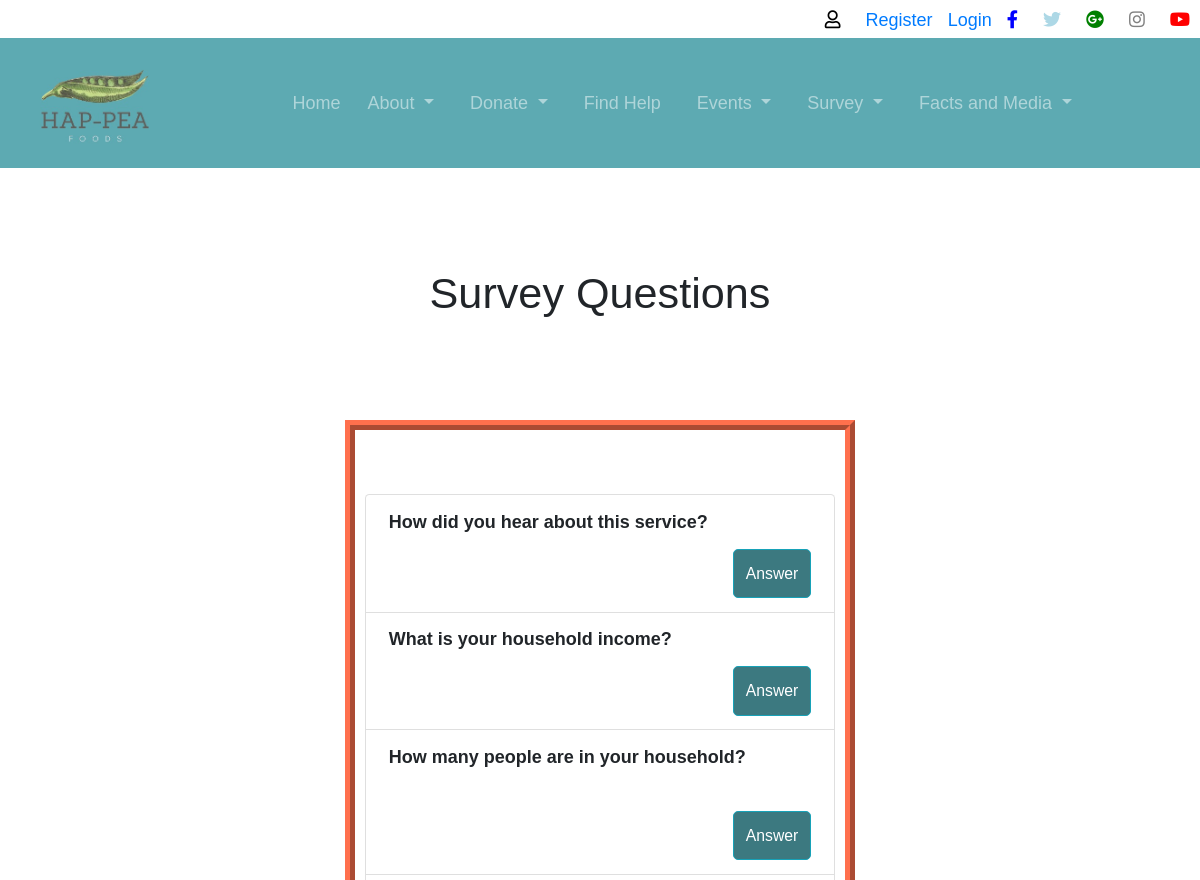
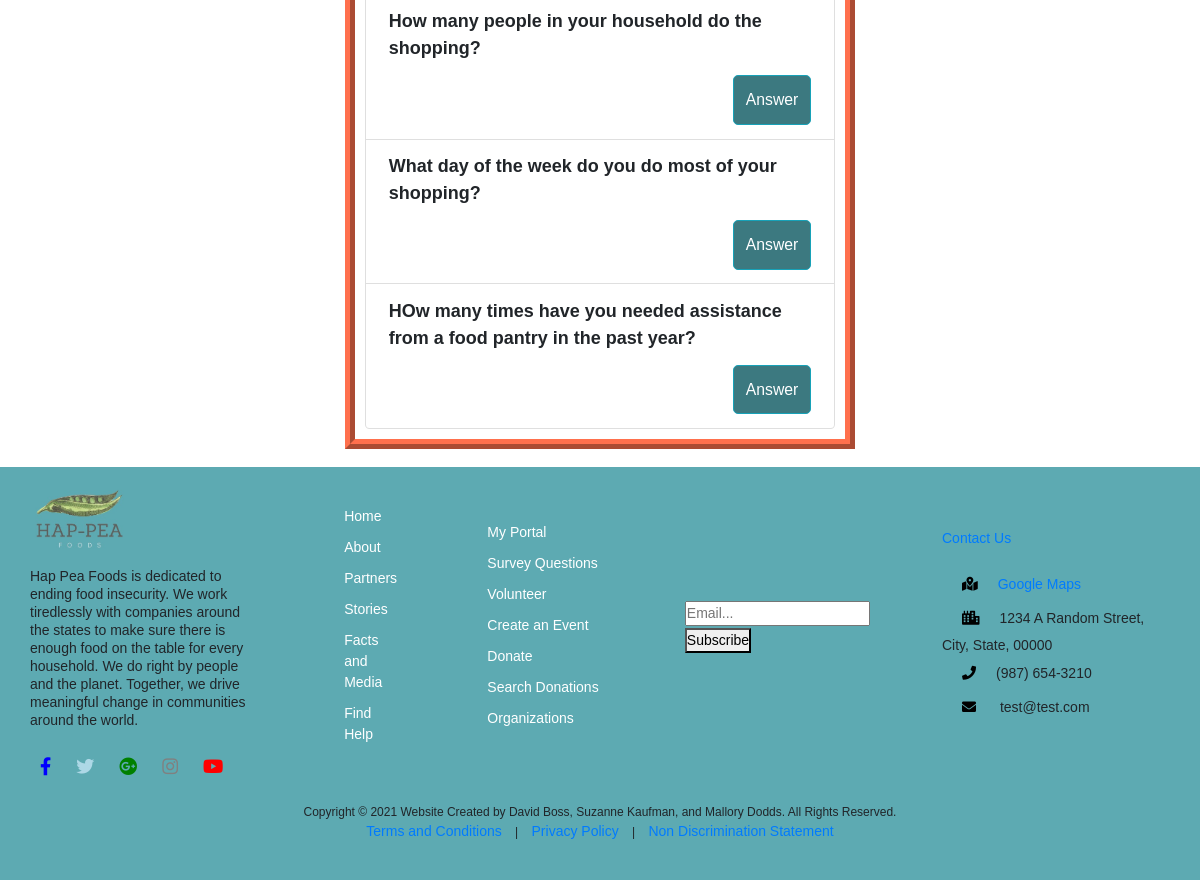
/survey/list, run on the app's committed database (2 pictures, top to bottom).
### survey/models.py (models this page shows, shortened)
class Questionnaire(models.Model):
    question = models.TextField()
    option_one = models.CharField(null=True, max_length=30)
    option_two = models.CharField(null=True, max_length=30)
    option_three = models.CharField(null=True, max_length=30)
    option_four = models.CharField(null=True, max_length=30)
    option_one_count = models.IntegerField(default = 0)
    option_two_count = models.IntegerField(default = 0)
    option_three_count = models.IntegerField(default = 0)
    option_four_count = models.IntegerField(default = 0)
    textAnswer = models.TextField(null = True)

### survey/views.py (the view)
# urls.py: path('list', views.survey_list_view, name='list'),
def survey_list_view(request): # list view
    questions = Questionnaire.objects.all()
    return render(request, 'survey/list.html', {'questions':questions})

### templates/survey/list.html (shortened to what this page needs)
{% extends 'base_layout.html' %}
{% block content %}
    <h1 class="text-center">Survey Questions</h1>
    <div class="col-md-6 offset-md-3">
      <div class="container" style="border: 10px solid #FF704D; border-style: ridge; padding: 2%;">
        <br/><br/>
        {% if questions %}
        <ul class="list-group">
            {% for question in questions %}
            <li class="list-group-item">
                <strong> {{ question.question }} </strong>
                <span class="float-right">
                  {% if user.is_superuser %}
                    <a href="{% url 'answer' question.id %}" class="btn btn-info btn-sm">Answer</a>
                    <a href="{% url 'results' question.id %}" class="btn btn-outline-primary btn-sm">View Results</a>
                  {% else %}
                    <a href="{% url 'answer' question.id %}" class="btn btn-info btn-sm">Answer</a>
                  {% endif %}
                </span>
            </li>
            {% endfor %}
        </ul>
        {% else %}
          <p>There are currently no questions.</p>
        {% endif %}
        </div>
    </div>
{% endblock %}

### static/css/style.css (style rules this page uses)
* { margin: 0; padding:0; outline: none; font-family: Arial, Helvetica, sans-serif; font-size: 18px; }
.wrapper_container h1 { text align: center; margin: 100px auto; font-size: 2.4em; }
.contact a, li { font-size: 14px; }
.btn { margin-top: 40px; background: #3C7980; padding: 12px; text-align: center; color: #FFF; border-radius: 5px; cursor: pointer; }
html, body { height: 100%; margin: 0; padding: 0; }

### data on the page
Questionnaire: question "How did you hear about this service?"
Questionnaire: question "What is your household income?"
Questionnaire: question "How many people are in your household?"
Questionnaire: question "How many people in your household do the shopping?"
Questionnaire: question "What day of the week do you do most of your shopping?"
Questionnaire: question "HOw many times have you needed assistance from a food pantry in the past year?"
